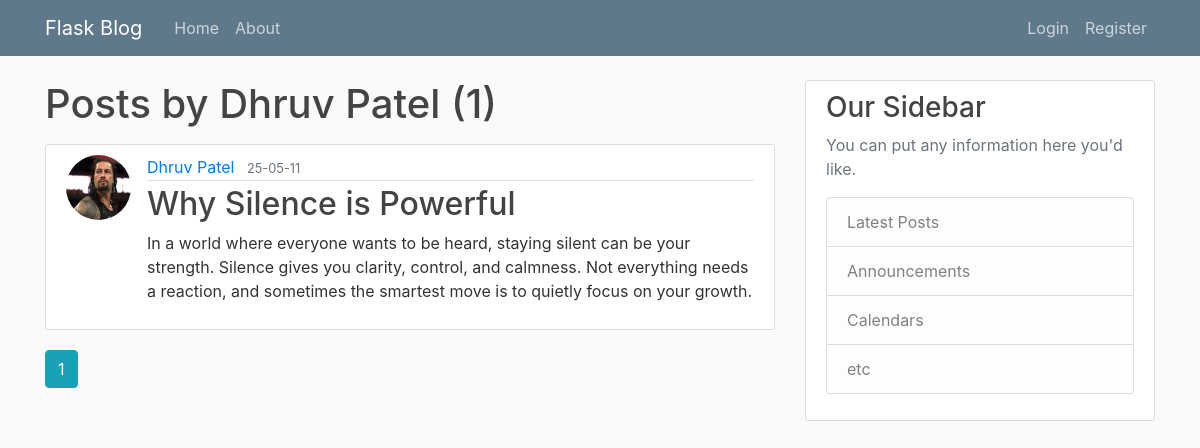
The page /user/Dhruv Patel on the database its author committed.
### flaskblog/models.py (models this page shows, shortened)
class User(db.Model,UserMixin):
    id = db.Column(db.Integer,primary_key=True)
    username= db.Column(db.String(20),unique=True,nullable=False)
    email = db.Column(db.String(120), unique=True, nullable=False)
    image_file = db.Column(db.String(20), nullable=False,default="default.jpg")
    password = db.Column(db.String(60), nullable=False)
    posts=db.relationship('Post',backref='author',lazy=True) # cascade="all, delete"   ad this to if you want to delete all post when the user  deleted.

class Post(db.Model):
    id = db.Column(db.Integer, primary_key=True)
    title=db.Column(db.String(100),nullable=False)
    date_posted=db.Column(db.DateTime,nullable=False,default=datetime.utcnow)
    content=db.Column(db.Text,nullable=False)
    user_id=db.Column(db.Integer,db.ForeignKey('user.id'),nullable=False)

### flaskblog/users/routes.py (the view)
@users.route("/user/<string:username>")
def user_posts(username):
    page=request.args.get('page',1,type=int)
    user=User.query.filter_by(username=username).first_or_404()
    posts=Post.query.filter_by(author=user).order_by(Post.date_posted.desc()).paginate(page=page,per_page=5)
    return render_template('user_posts.html',posts=posts,user=user)

### flaskblog/templates/user_posts.html
{% extends "layout.html" %}
{% block content %}
<h1 class="mb-3">Posts by {{user.username}} ({{ posts.total }})</h1>
{% for post in posts.items %}
<article class="media content-section">
  <img class="rounded-circle article-img" src="{{ url_for('static',filename='profile_pics/' + post.author.image_file)}}">
  <div class="media-body">
    <div class="article-metadata">
      <a class="mr-2" href="{{url_for('users.user_posts',username=post.author.username)}}">{{ post.author.username }}</a>
      <small class="text-muted">{{ post.date_posted.strftime('%y-%m-%d')}}</small>
    </div>
    <h2><a class="article-title" href="{{url_for('posts.post',post_id=post.id)}}">{{ post.title }}</a></h2>
    <p class="article-content">{{ post.content }}</p>
  </div>
</article>
{% endfor %}
{% for page_num in posts.iter_pages(left_edge=1,right_edge=1,left_current=1,right_current=1) %}
    {% if page_num %}
        {% if posts.page==page_num %}
          <a class="btn btn-info mb-4" href="{{url_for('users.user_posts',username=user.username,page=page_num)}}">{{page_num}}</a>
        {% else %}
          <a class="btn btn-outline-info mb-4" href="{{url_for('users.user_posts',username=user.username,page=page_num)}}">{{page_num}}</a>
        {% endif %}
    {% else %}
        ...
    {% endif %}
{% endfor%}
{% endblock %}

### flaskblog/static/main.css (style rules this page uses)
body { background: #fafafa; color: #333333; margin-top: 5rem; }
h1, h2, h3, h4, h5, h6 { color: #444444; }
.content-section { background: #ffffff; padding: 10px 20px; border: 1px solid #dddddd; border-radius: 3px; margin-bottom: 20px; }
.article-title { color: #444444; }
.article-content { white-space: pre-line; }
.article-img { height: 65px; width: 65px; margin-right: 16px; }
.article-metadata { padding-bottom: 1px; margin-bottom: 4px; border-bottom: 1px solid #e3e3e3 }

### rows shown on the page
User: username "Dhruv Patel"
Post: image_file (picture), author.username "Dhruv Patel", date_posted "25-05-11", title "Why Silence is Powerful", content "In a world where everyone wants to be heard, staying silent can be your strength. Silence gives you clarity, control, and calmness. Not everything needs a reaction, and sometimes the smartest move is to quietly focus on your growth."

### other values the page prints
{{ posts.total }} "1"
{{ page_num }} "1"
